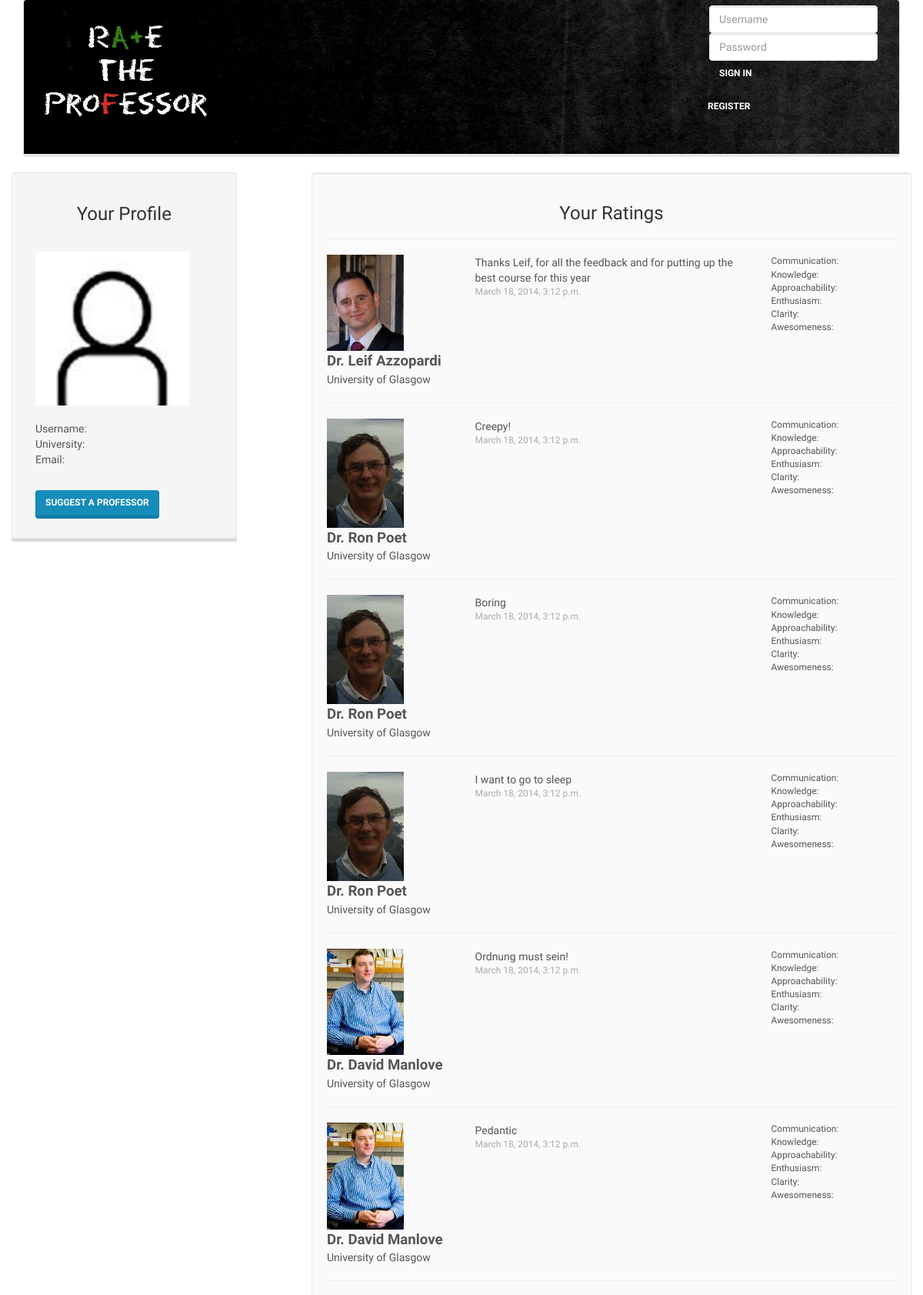
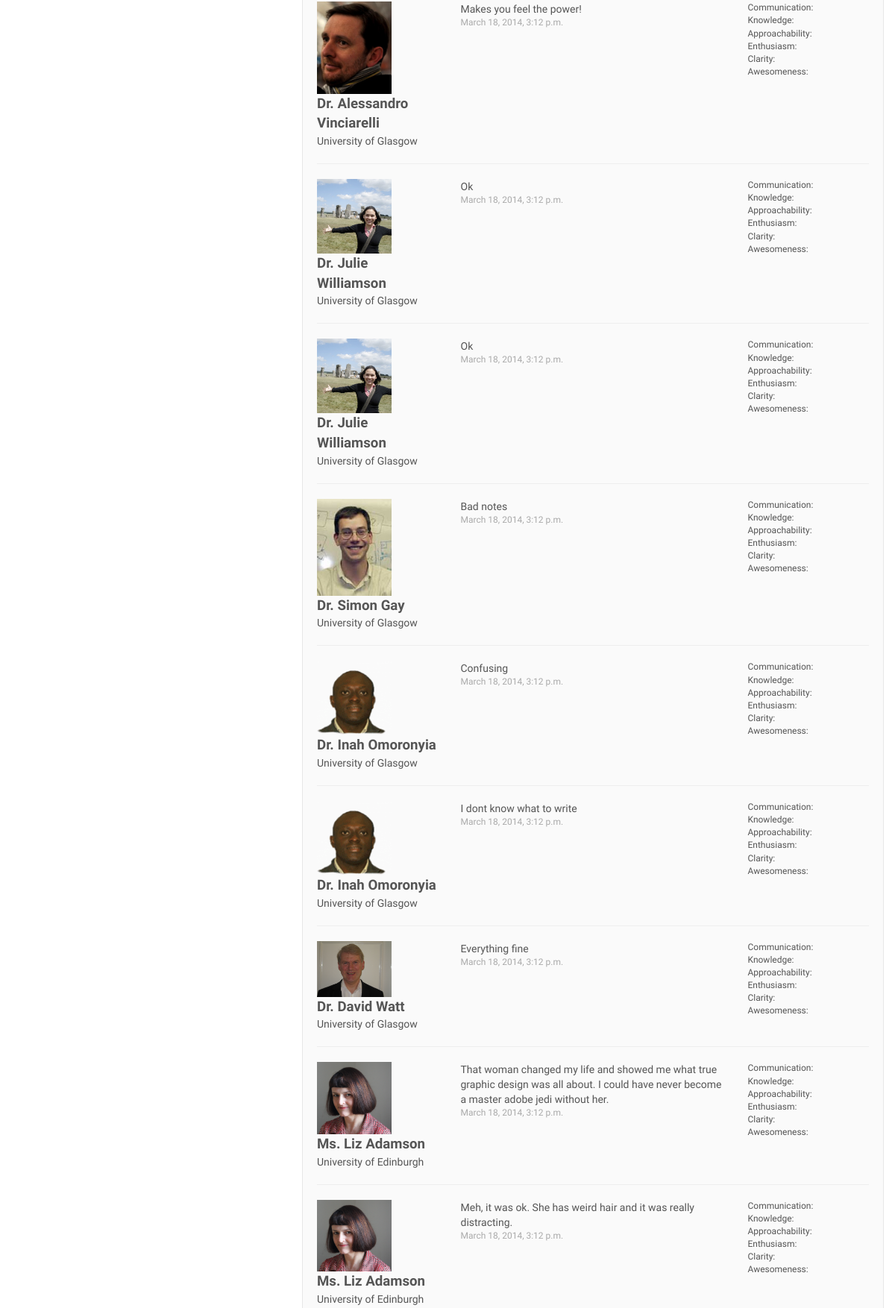
The app's page /rate_the_professor/user/ (upper part) with its own data (2 pictures, top to bottom).
### rate_the_professor/models.py (models this page shows, shortened)
class Rating(models.Model):
    user = models.ForeignKey(User, null=True)
    professor = models.ForeignKey(Professor)
    communication = models.DecimalField(max_digits=2, decimal_places=1, default=2.5)
    knowledge = models.DecimalField(max_digits=2, decimal_places=1, default=2.5)
    approachability = models.DecimalField(max_digits=2, decimal_places=1, default=2.5)
    enthusiasm = models.DecimalField(max_digits=2, decimal_places=1, default=2.5)
    clarity = models.DecimalField(max_digits=2, decimal_places=1, default=2.5)
    awesomeness = models.DecimalField(max_digits=2, decimal_places=1, default=2.5)
    comment = models.CharField(max_length=1024, null=False)
    datetime = models.DateTimeField(auto_now_add=True)
    def _calculate_rating(self):
        return u'%.2f' % ((self.communication + self.knowledge + self.approachability
                + self.enthusiasm + self.clarity + self.awesomeness) / 6)
    rating = property(_calculate_rating)

class Professor(models.Model):
    title = models.CharField(max_length=64)
    first_name = models.CharField(max_length=256)
    last_name = models.CharField(max_length=256)
    sum_of_communication = models.DecimalField(max_digits=10, decimal_places=1, default=2.5)
    no_of_communication = models.IntegerField(default=1)
    overall_communication = models.DecimalField(max_digits=2, decimal_places=1, default=2.5)
    sum_of_knowledge = models.DecimalField(max_digits=10, decimal_places=1, default=2.5)
    no_of_knowledge = models.IntegerField(default=1)
    overall_knowledge = models.DecimalField(max_digits=2, decimal_places=1, default=2.5)
    sum_of_approachability = models.DecimalField(max_digits=10, decimal_places=1, default=2.5)
    no_of_approachability = models.IntegerField(default=1)
    overall_approachability = models.DecimalField(max_digits=2, decimal_places=1, default=2.5)
    sum_of_enthusiasm = models.DecimalField(max_digits=10, decimal_places=1, default=2.5)
    no_of_enthusiasm = models.IntegerField(default=1)
    overall_enthusiasm = models.DecimalField(max_digits=2, decimal_places=1, default=2.5)
    sum_of_clarity = models.DecimalField(max_digits=10, decimal_places=1, default=2.5)
    no_of_clarity = models.IntegerField(default=1)
    overall_clarity = models.DecimalField(max_digits=2, decimal_places=1, default=2.5)
    sum_of_awesomeness = models.DecimalField(max_digits=10, decimal_places=1, default=2.5)
    no_of_awesomeness = models.IntegerField(default=1)
    overall_awesomeness = models.DecimalField(max_digits=2, decimal_places=1, default=2.5)
    sum_of_ratings = models.DecimalField(max_digits=10, decimal_places=1, default=2.5)
    no_of_ratings = models.IntegerField(default=1)
    overall_rating = models.DecimalField(max_digits=2, decimal_places=1, default=2.5)
    picture = models.ImageField(upload_to='professors', blank=True)
    university = models.ForeignKey(University)
    courses_taught = models.ManyToManyField(Course)
    website_url = models.URLField()
    def _full_name(self):
        return u'%s %s %s ' % (self.title, self.first_name, self.last_name)
    full_name = property(_full_name)

class University(models.Model):
    uni_name = models.CharField(max_length=256, unique=True)
    website_url = models.URLField()
    class Meta:
        verbose_name_plural = "Universities"

### rate_the_professor/views.py (the view)
def user(request):
    context = RequestContext(request)
    user_id = request.user.id
    context_dict = {'user_id': user_id}
    try:
        ratings = Rating.objects.filter(user=user_id)
        context_dict['ratings'] = ratings
    except Rating.DoesNotExist:
        pass
    context_dict = add_user_profile(request, context_dict)
    return render_to_response('rate_the_professor/user.html', context_dict, context)

### rate_the_professor/views.py (called while the page is built)
def add_user_profile(request, context_dict):
    try:
        user_id = request.user.id
        user = User.objects.get(id=user_id)
        context_dict['user'] = user
        context_dict['user_profile'] = UserProfile.objects.get(user=user)
    except User.DoesNotExist:
        pass
    except UserProfile.DoesNotExist:
        pass
    return context_dict

### templates/rate_the_professor/user.html
{% extends 'rate_the_professor/base.html' %}
{% load static %}
{% block body_block %}
<div class="row">
    {% if user %}
        <div class="col-md-3 panel panel-default panel-footer">
            <div class="panel-heading"><h3 class = "centered-text">Your Profile</h3></div>
            <div class="panel-body">
                <div class="profpic">
                    {% if user_profile.picture %}
                        <img src="/media/{{ user_profile.picture }}">
                    {% else %}
                        <img src="{% static 'img/profpic.png' %}">
                    {% endif %}
                </div>
                <br>
                <div>Username: {{ user.username }}</div>
                <div>University: {{ user_profile.university }}</div>
                <div>Email: {{ user.email }}</div>
            </div>
            <div class="panel-body">
                <form action="/rate_the_professor/suggestion/">
                <button type="submit" class="btn btn-primary" name="suggest a professor" value="Suggest a Profesor">Suggest A Professor</button>
                </form>
            </div>
        </div>
        <div class="col-md-8 col-md-offset-1 well">
            <h3 class = "centered-text">Your Ratings</h3>
            {% if ratings %}
                {% for rating in ratings %}
                    <hr>
                    <div class="row">
                        <div class="col-md-3">
                            <a href="/rate_the_professor/professor/{{ rating.professor.id }}/">
                                <img class="comment-pic" src="/media/professors/{{ rating.professor.picture }}">
                            </a>
                            <div><strong class="big-text">{{ rating.professor.full_name }}</strong></div>
                            <div>{{ rating.professor.university.uni_name }}</div>
                        </div>
                        <div class="col-md-6">
                            <div>{{ rating.comment }}</div>
                            <div class="small-rating">{{ rating.rating }}</div> <div class="date">{{ rating.datetime }}</div>
                        </div>
                        <div class="col-md-3">
                            <table>
                                <tr><td class="prof-rating-type-small">Communication: </td><td><div class="small-rating">{{ rating.communication }}</div></td></tr>
                                <tr><td class="prof-rating-type-small">Knowledge: </td><td><div class="small-rating">{{ rating.knowledge }}</div></td></tr>
                                <tr><td class="prof-rating-type-small">Approachability: </td><td><div class="small-rating">{{ rating.approachability }}</div></td></tr>
                                <tr><td class="prof-rating-type-small">Enthusiasm: </td><td><div class="small-rating">{{ rating.enthusiasm }}</div></td></tr>
                                <tr><td class="prof-rating-type-small">Clarity: </td><td><div class="small-rating">{{ rating.clarity }}</div></td></tr>
                                <tr><td class="prof-rating-type-small">Awesomeness: </td><td><div class="small-rating">{{ rating.awesomeness }}</div></td></tr>
                            </table>
                        </div>
                    </div>
                {% endfor %}
            {% else %}
                <h4 class = "centered-text text-warning">You haven't left any ratings yet.</h4>
            {% endif %}
        </div>
    {% else %}
        <div class="col-md-12">
            <h2>The specified user {{ user }} does not exist!</h2>
        </div>
    {% endif %}
</div>
{% endblock %}

### static/css/rate-the-professor.css (style rules this page uses)
.centered-text { text-align: center; }
.profpic img { width: 200px; }
.comment-pic { width: 100px; }
.prof-rating-type-small { width: 110px; font-size: 12px; }
.date { color: #AAAAAA; font-size: 9pt; }
.big-text { font-size: 14pt; }

### records on screen
Rating: professor.picture (picture), professor.full_name "Dr. Leif Azzopardi", professor.university.uni_name "University of Glasgow", comment "Thanks Leif, for all the feedback and for putting up the best course for this year", datetime "March 18, 2014, 3:12 p.m."
Rating: professor.picture (picture), professor.full_name "Dr. Ron Poet", professor.university.uni_name "University of Glasgow", comment "Creepy!", datetime "March 18, 2014, 3:12 p.m."
Rating: professor.picture (picture), professor.full_name "Dr. Ron Poet", professor.university.uni_name "University of Glasgow", comment "Boring", datetime "March 18, 2014, 3:12 p.m."
Rating: professor.picture (picture), professor.full_name "Dr. Ron Poet", professor.university.uni_name "University of Glasgow", comment "I want to go to sleep", datetime "March 18, 2014, 3:12 p.m."
Rating: professor.picture (picture), professor.full_name "Dr. David Manlove", professor.university.uni_name "University of Glasgow", comment "Ordnung must sein!", datetime "March 18, 2014, 3:12 p.m."
Rating: professor.picture (picture), professor.full_name "Dr. David Manlove", professor.university.uni_name "University of Glasgow", comment "Pedantic", datetime "March 18, 2014, 3:12 p.m."
Rating: professor.picture (picture), professor.full_name "Dr. Alessandro Vinciarelli", professor.university.uni_name "University of Glasgow", comment "Makes you feel the power!", datetime "March 18, 2014, 3:12 p.m."
Rating: professor.picture (picture), professor.full_name "Dr. Julie Williamson", professor.university.uni_name "University of Glasgow", comment "Ok", datetime "March 18, 2014, 3:12 p.m."
Rating: professor.picture (picture), professor.full_name "Dr. Julie Williamson", professor.university.uni_name "University of Glasgow", comment "Ok", datetime "March 18, 2014, 3:12 p.m."
Rating: professor.picture (picture), professor.full_name "Dr. Simon Gay", professor.university.uni_name "University of Glasgow", comment "Bad notes", datetime "March 18, 2014, 3:12 p.m."
Rating: professor.picture (picture), professor.full_name "Dr. Inah Omoronyia", professor.university.uni_name "University of Glasgow", comment "Confusing", datetime "March 18, 2014, 3:12 p.m."
Rating: professor.picture (picture), professor.full_name "Dr. Inah Omoronyia", professor.university.uni_name "University of Glasgow", comment "I dont know what to write", datetime "March 18, 2014, 3:12 p.m."
Rating: professor.picture (picture), professor.full_name "Dr. David Watt", professor.university.uni_name "University of Glasgow", comment "Everything fine", datetime "March 18, 2014, 3:12 p.m."
Rating: professor.picture (picture), professor.full_name "Ms. Liz Adamson", professor.university.uni_name "University of Edinburgh", comment "That woman changed my life and showed me what true graphic design was all about. I could have never become a master adobe jedi without her.", datetime "March 18, 2014, 3:12 p.m."
Rating: professor.picture (picture), professor.full_name "Ms. Liz Adamson", professor.university.uni_name "University of Edinburgh", comment "Meh, it was ok. She has weird hair and it was really distracting.", datetime "March 18, 2014, 3:12 p.m."
